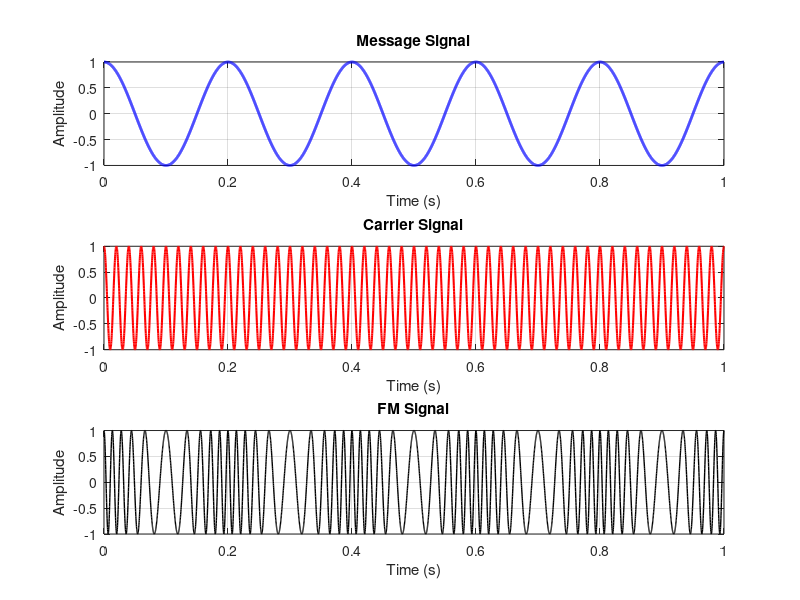

Write MATLAB code to recreate this figure.
clc;
clear;
close all;

%% Parameters
Am = 1;          % Message amplitude
Ac = 1;          % Carrier amplitude
fm = 5;          % Message frequency (Hz)
fc = 50;         % Carrier frequency (Hz)
beta = 5;        % Modulation index
fs = 5000;       % Sampling frequency (Hz)
T = 1;           % Duration (s)

%% Time Vector
t = 0:1/fs:T;

%% Signals
m = Am*cos(2*pi*fm*t);
c = Ac*cos(2*pi*fc*t);
fm_sig = Ac*cos(2*pi*fc*t + beta*sin(2*pi*fm*t));

%% Create Figure
figure('Name','FM Modulation','NumberTitle','off','Color','w');

subplot(3,1,1);
plot(t,m,'b','LineWidth',2);
grid on;
title('Message Signal');
xlabel('Time (s)');
ylabel('Amplitude');

subplot(3,1,2);
plot(t,c,'r','LineWidth',1.5);
grid on;
title('Carrier Signal');
xlabel('Time (s)');
ylabel('Amplitude');

subplot(3,1,3);
plot(t,fm_sig,'k','LineWidth',1);
grid on;
title('FM Signal');
xlabel('Time (s)');
ylabel('Amplitude');

drawnow;
shg;
